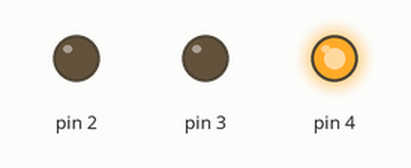
Bench run of a sketch on a simulated Arduino Uno, built with avr-gcc and run on an emulated ATmega328P. On the bench: output pins drawn as LEDs (lit = HIGH).

Above: at 0.5 s.
At 2.5 s:
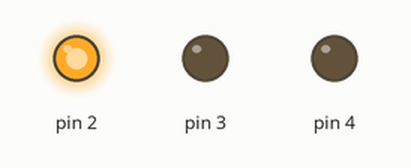
At 3.5 s:
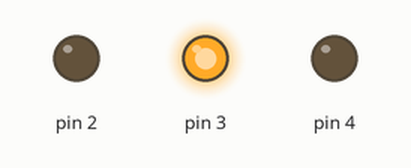
Timing chart, 0 to 5.2 s (numbered marks = the images above):
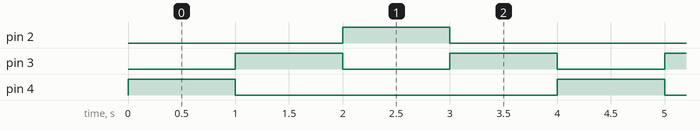

The sketch:

programa02.ino
```cpp
void setup() {
  pinMode(4, OUTPUT);
  pinMode(3, OUTPUT);
  pinMode(2, OUTPUT);
}

void loop() {
  digitalWrite(4, HIGH);
  delay(1000);
  digitalWrite(4, LOW);

  digitalWrite(3, HIGH);
  delay(1000);
  digitalWrite(3, LOW);

  digitalWrite(2, HIGH);
  delay(1000);
  digitalWrite(2, LOW);

  digitalWrite(3, HIGH);
  delay(1000);
  digitalWrite(3, LOW);

}
```

Measured:
- by itself, pin 2, pin 4: alternates HIGH for 1.0 s and LOW for 3.0 s
- by itself, pin 3: alternates HIGH for 1.0 s and LOW for 1.0 s
- by itself, everything shown: repeats every 4.0 s, in 5 steps
